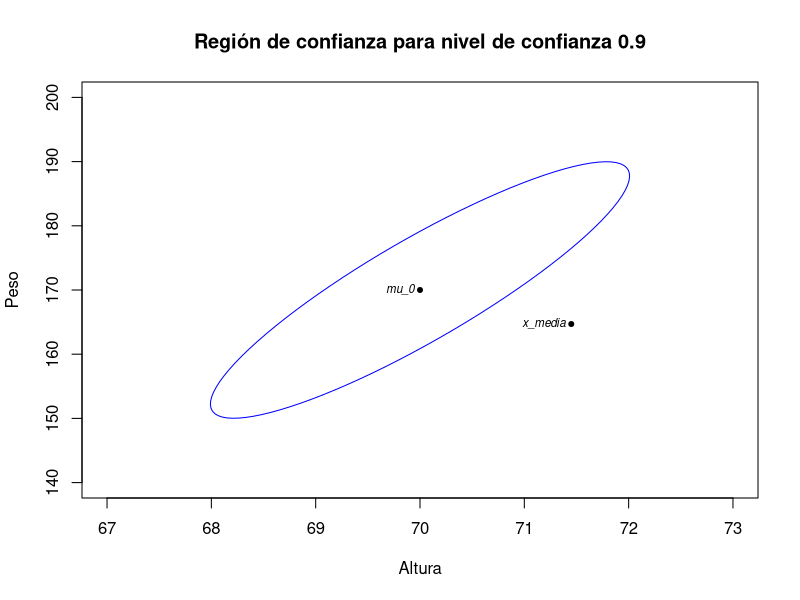
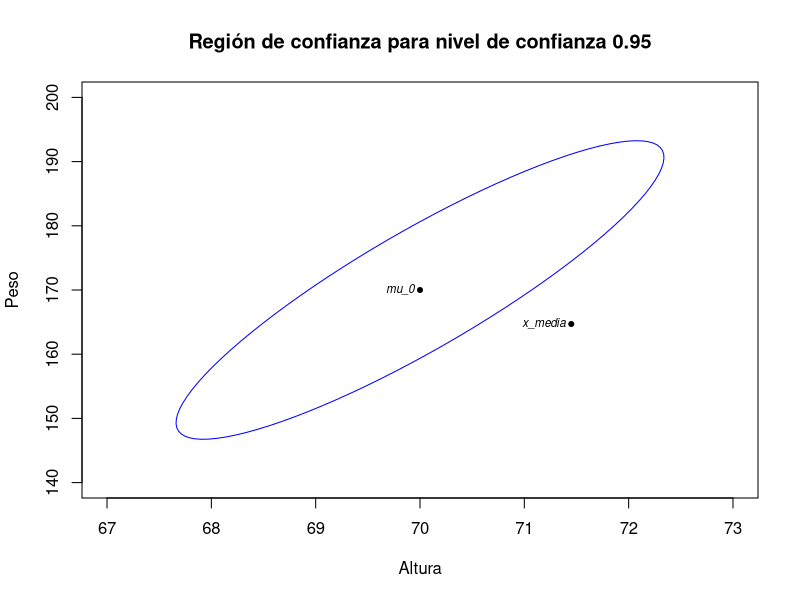
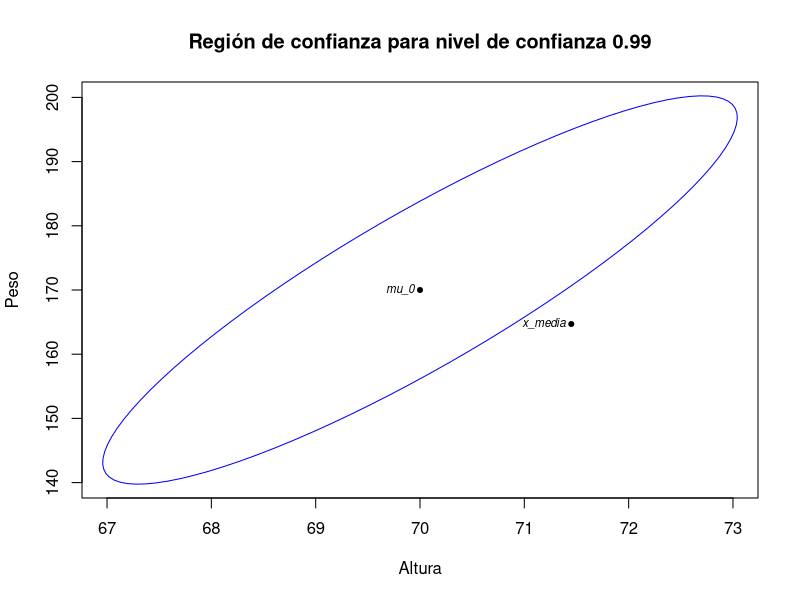
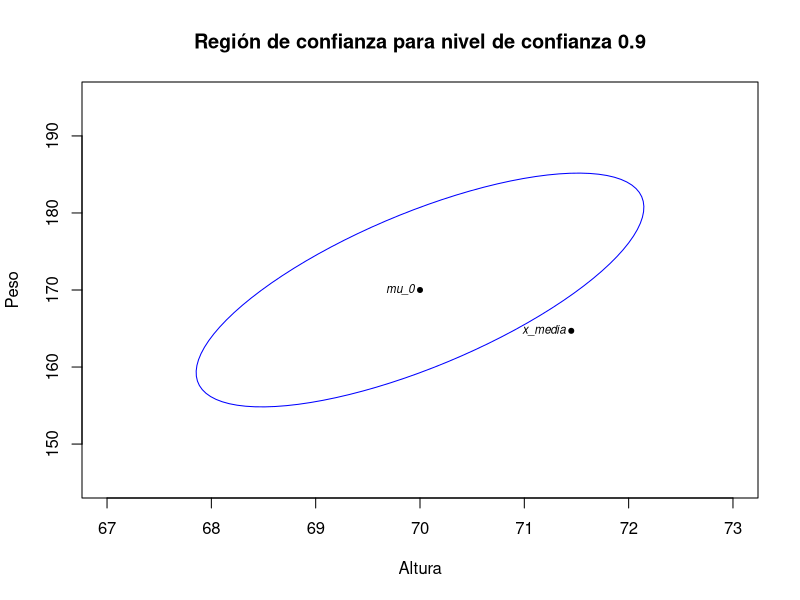
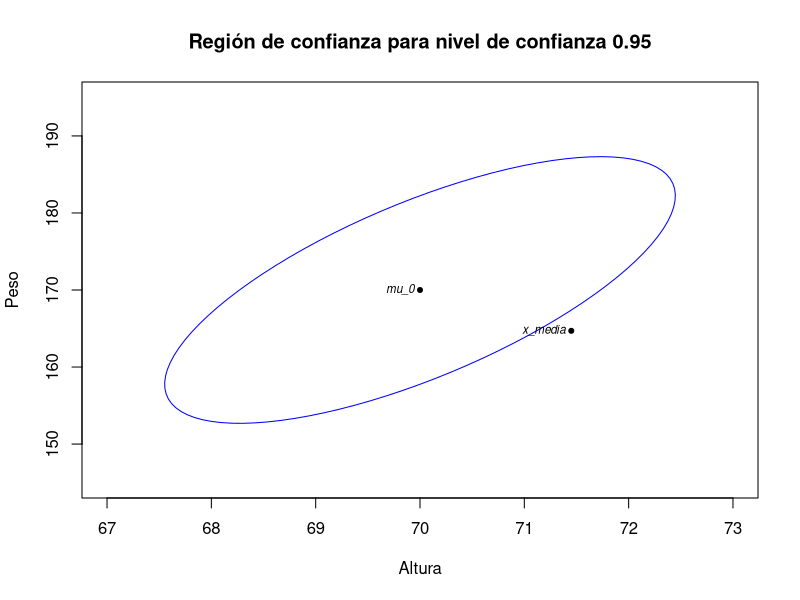
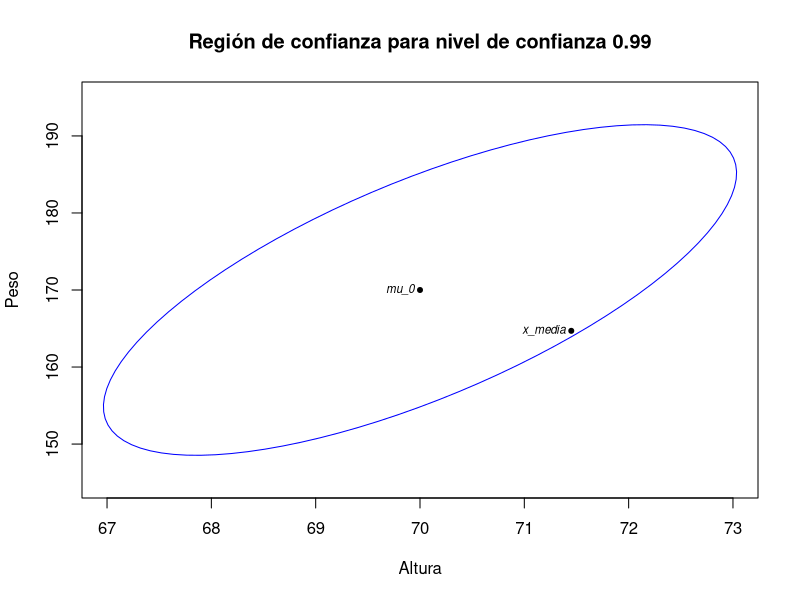

Here is the R script that generated these plots, in order:
## ---- chunk 1
library("ellipse")
## ---- chunk 2
mu0=matrix(c(70,170), nrow=2, ncol=1) # Valor de mu para la hipótesis nula
X=matrix(c(71.45, 164.7), nrow = 2, ncol = 1) # Vector de medias muestral
Sn=matrix(c(14.576,128.88,128.88,1441.2653),nrow=2,ncol=2) # Matriz de cuasi-covarianzas muestral
p=2
N=20
n=N-1
r12=0.889 # Coeficiente de correlación muestral
## ---- chunk 3
t=20*t(X-mu0)%*%solve(Sn)%*%(X-mu0)
t
## ---- chunk 4
f1=qf(0.1, 2, 18, lower.tail = FALSE)*38/18 #alpha=0.1
f2=qf(0.05, 2, 18, lower.tail = FALSE)*38/18 #alpha=0.05
f3=qf(0.01, 2, 18, lower.tail = FALSE)*38/18 #alpha=0.01

print("alpha=0.1")
f1
print("alpha=0.05")
f2
print("alpha=0.01")
f3
## ---- chunk 5
Sigma=matrix(c(20,100,100,1000),nrow = 2, ncol = 2)
## ---- chunk 6
u=20*t(X-mu0)%*%solve(Sigma)%*%(X-mu0)
u
## ---- chunk 7
chi1=qchisq(0.1,2,lower.tail=FALSE)
chi2=qchisq(0.05,2,lower.tail=FALSE)
chi3=qchisq(0.01,2,lower.tail=FALSE)

print("alpha=0.1")
chi1
print("alpha=0.05")
chi2
print("alpha=0.01")
chi3
## ---- chunk 8
e1<-ellipse(x=Sn/N, centre=as.vector(mu0), t=sqrt(f1))
plot(e1, type='l', xlim=c(67,73), ylim=c(140,200), col="blue", xlab="Altura", ylab="Peso", main="Región de confianza para nivel de confianza 0.9")
points(x=c(as.vector(mu0)[1], as.vector(X)[1]), y=c(as.vector(mu0)[2], as.vector(X)[2]), pch=20)
text(x=c(as.vector(mu0)[1], as.vector(X)[1]), y=c(as.vector(mu0)[2], as.vector(X)[2]), pos=2, offset=0.3, labels=c('mu_0', 'x_media'), cex=0.7, font=3)

e2<-ellipse(x=Sn/N, centre=as.vector(mu0), t=sqrt(f2))
plot(e2, type='l', xlim=c(67,73), ylim=c(140,200), col="blue", xlab="Altura", ylab="Peso", main="Región de confianza para nivel de confianza 0.95")
points(x=c(as.vector(mu0)[1], as.vector(X)[1]), y=c(as.vector(mu0)[2], as.vector(X)[2]), pch=20)
text(x=c(as.vector(mu0)[1], as.vector(X)[1]), y=c(as.vector(mu0)[2], as.vector(X)[2]), pos=2, offset=0.3, labels=c('mu_0', 'x_media'), cex=0.7, font=3)

e3<-ellipse(x=Sn/N, centre=as.vector(mu0), t=sqrt(f3))
plot(e3, type='l', xlim=c(67,73), ylim=c(140,200), col="blue", xlab="Altura", ylab="Peso", main="Región de confianza para nivel de confianza 0.99")
points(x=c(as.vector(mu0)[1], as.vector(X)[1]), y=c(as.vector(mu0)[2], as.vector(X)[2]), pch=20)
text(x=c(as.vector(mu0)[1], as.vector(X)[1]), y=c(as.vector(mu0)[2], as.vector(X)[2]), pos=2, offset=0.3, labels=c('mu_0', 'x_media'), cex=0.7, font=3)
## ---- chunk 9
e1<-ellipse(x=Sigma/N, centre=as.vector(mu0), t=sqrt(chi1))
plot(e1, type='l', xlim=c(67,73), ylim=c(145,195), col="blue", xlab="Altura", ylab="Peso", main="Región de confianza para nivel de confianza 0.9")
points(x=c(as.vector(mu0)[1], as.vector(X)[1]), y=c(as.vector(mu0)[2], as.vector(X)[2]), pch=20)
text(x=c(as.vector(mu0)[1], as.vector(X)[1]), y=c(as.vector(mu0)[2], as.vector(X)[2]), pos=2, offset=0.3, labels=c('mu_0', 'x_media'), cex=0.7, font=3)

e2<-ellipse(x=Sigma/N, centre=as.vector(mu0), t=sqrt(chi2))
plot(e2, type='l', xlim=c(67,73), ylim=c(145,195), col="blue", xlab="Altura", ylab="Peso", main="Región de confianza para nivel de confianza 0.95")
points(x=c(as.vector(mu0)[1], as.vector(X)[1]), y=c(as.vector(mu0)[2], as.vector(X)[2]), pch=20)
text(x=c(as.vector(mu0)[1], as.vector(X)[1]), y=c(as.vector(mu0)[2], as.vector(X)[2]), pos=2, offset=0.3, labels=c('mu_0', 'x_media'), cex=0.7, font=3)

e3<-ellipse(x=Sigma/N, centre=as.vector(mu0), t=sqrt(chi3))
plot(e3, type='l', xlim=c(67,73), ylim=c(145,195), col="blue", xlab="Altura", ylab="Peso", main="Región de confianza para nivel de confianza 0.99")
points(x=c(as.vector(mu0)[1], as.vector(X)[1]), y=c(as.vector(mu0)[2], as.vector(X)[2]), pch=20)
text(x=c(as.vector(mu0)[1], as.vector(X)[1]), y=c(as.vector(mu0)[2], as.vector(X)[2]), pos=2, offset=0.3, labels=c('mu_0', 'x_media'), cex=0.7, font=3)
